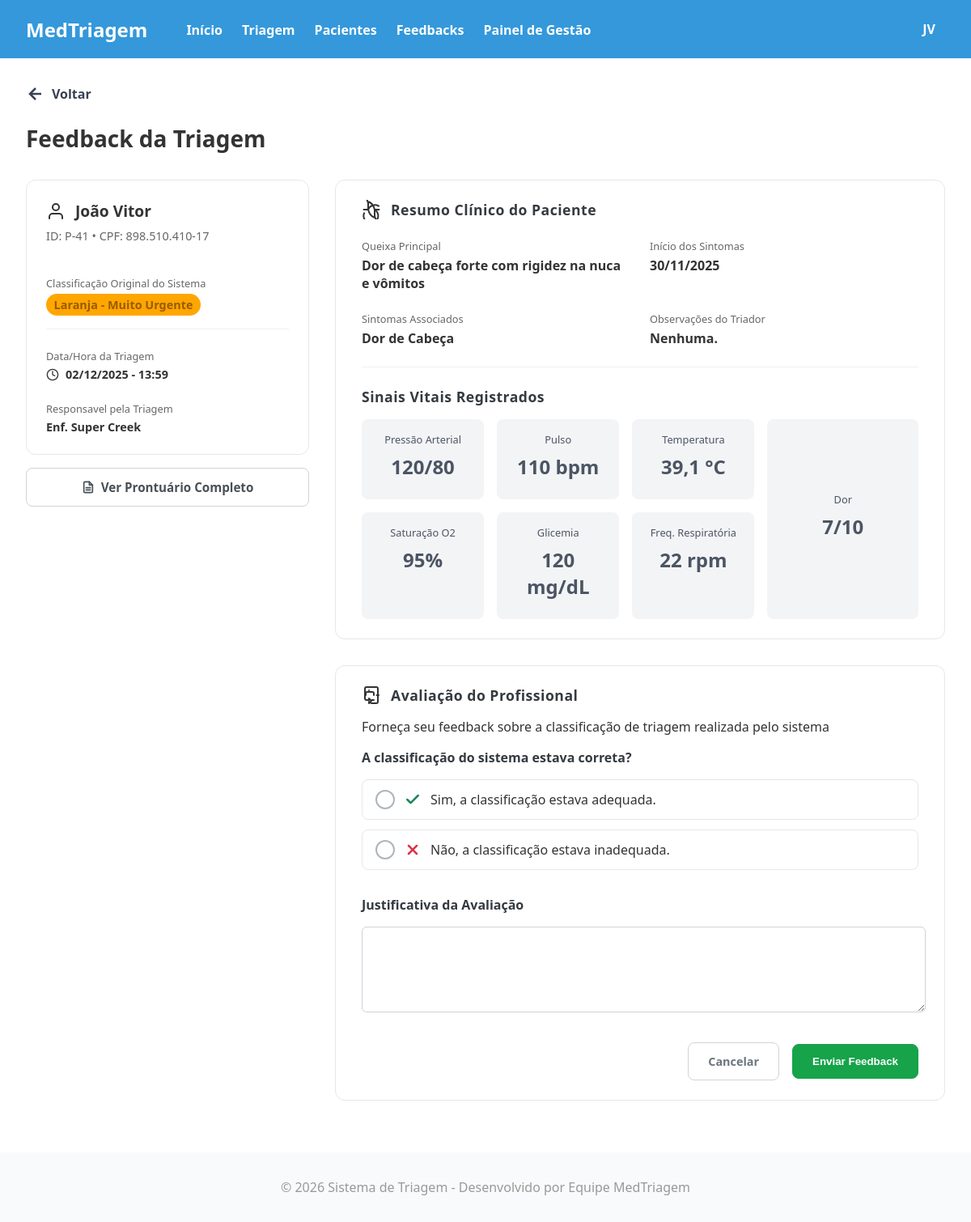
/master/paciente/41/feedback/ (signed in), run on the app's committed database.
### triagem/models.py (models this page shows, shortened)
class Paciente(models.Model):
    unidade_saude = models.ForeignKey(UnidadeSaude, on_delete=models.CASCADE, null=True) # Campo OBRIGATÓRIO
    Sexualidade = [
        ('Masculino', 'Masculino'),
        ('Feminino', 'Feminino'),
    ]
    Convenios = [
        ('SUS', 'SUS'),
        ('Unimed', 'Unimed'),
        ('Hapvida', 'Hapvida'),
        ('Amil', 'Amil'),
        ('Bradesco Saude', 'Bradesco Saude'),
    ]
    Status = [
        ('Pendente', 'Pendente'),
        ('Aguardando', 'Aguardando'),
        ('Em atendimento', 'Em atendimento'),
        ('Concluido', 'Concluido'),
    ]
    Sintomas = [
        ('Dor_Toracica', 'Dor Torácica / Aperto no Peito'),
        ('Falta_de_Ar', 'Falta de Ar / Dificuldade para Respirar'),
        ('Alteracao_Neurologica_Grave', 'Alteração de Consciência / Convulsão / Confusão'),
        ('Sangramento_Ativo', 'Sangramento Ativo / Vômito ou Fezes com Sangue'),
        ('Febre', 'Febre / Calafrios'),
        ('Dor_de_Cabeca', 'Dor de Cabeça'),
        ('Tontura_MalEstar', 'Tontura / Fraqueza / Mal-estar Geral'),
        ('Sintomas_Respiratorios_Leves', 'Tosse / Espirros / Dor de Garganta'),
        ('Dor_Abdominal', 'Dor Abdominal / Cólica'),
        ('Sintomas_Gastrointestinais', 'Náusea / Vômito / Diarreia'),
        ('Lesao_Trauma', 'Lesão / Trauma / Queda Recente'),
        ('Dor_Locomotora', 'Dor Muscular / Articular / Lombar'),
        ('Reacao_Alergica_Pele', 'Reação Alérgica / Erupção na Pele / Inchaço'),
        ('Queixa_Urinaria', 'Queixa Urinária (Dor ao urinar / Sangue na urina)'),
        ('Outro', 'Outro'),
    ]
    Risco = [
        ('Vermelho', 'Emergência'),
        ('Laranja', 'Muito Urgente'),
        ('Amarelo', 'Urgente'),
        ('Verde', 'Pouco Urgente'),
        ('Azul', 'Não Urgente'),
    ]
    Profissionais = [
        ('Clinica Medica', 'Clinica Medica'),
        ('Ortopedia', 'Ortopedia'),
        ('Pediatria', 'Pediatria'),
        ('Cardiologia', 'Cardiologia'),
        ('Neurologia', 'Neurologia'),
    ]
    nome = models.CharField(max_length=100)
    data_nascimento = models.DateField(verbose_name="Data de Nascimento")
    sexo = models.CharField(choices=Sexualidade, max_length=50)
    cpf = models.CharField(unique=True, max_length=14)
    convenio = models.CharField(choices=Convenios, max_length=50)
    nome_responsavel = models.CharField(max_length=100, blank=True, null=True, verbose_name="Nome do Responsável")
    cpf_responsavel = models.CharField(max_length=14, blank=True, null=True, verbose_name="CPF do Responsável")
    temperatura = models.FloatField(max_length=3)
    pressao_sistolica = models.CharField(max_length=3) # Valor maior
    pressao_diastolica = models.CharField(max_length=3) # Valor menor
    pulso = models.CharField(max_length=3)
    frequenciaRespiratoria = models.CharField(max_length=3)
    saturacao = models.CharField(max_length=3)
    glicemia = models.CharField(max_length=3)
    dor = models.IntegerField(validators=[MinValueValidator(0), MaxValueValidator(10)])
    queixa = models.CharField(max_length=1000)
    inicio_sintomas = models.DateField()
    sintomas_associados = models.CharField(choices=Sintomas, max_length=50)
    observacoes = models.CharField(blank=True, null=True, max_length=1000)
    classificacao = models.CharField(choices=Risco, max_length=50,blank=True, null=True)
    justificativa = models.CharField(max_length=255, blank=True, null=True)
    encaminhamento = models.CharField(choices=Profissionais, max_length=50,blank=True, null=True)
    status = models.CharField(max_length=30, choices=Status, default='Pendente',blank=True, null=True)
    hora_chegada = models.DateTimeField(default=timezone.now, blank=True)
    hora_inicio_atendimento = models.DateTimeField(null=True, blank=True)
    hora_fim_atendimento = models.DateTimeField(null=True, blank=True)
    atendente = models.ForeignKey(settings.AUTH_USER_MODEL, on_delete=models.PROTECT, related_name='pacientes_criados')
    medico_responsavel = models.ForeignKey(settings.AUTH_USER_MODEL, on_delete=models.SET_NULL, related_name='pacientes_atendidos', null=True, blank=True)
    @property
    def pressao_arterial(self):
        return f"{self.pressao_sistolica}/{self.pressao_diastolica}"

class CustomUser(AbstractUser):
    unidade_saude = models.ForeignKey(UnidadeSaude, on_delete=models.CASCADE, null=True) # Campo OBRIGATÓRIO
    class TipoUsuario(models.TextChoices):
        ATENDENTE = 'ATENDENTE', 'Atendente'
        MEDICO = 'MEDICO', 'Médico'
        ENFERMEIRO = 'ENFERMEIRO', 'Enfermeiro'
        ADMIN = 'ADMIN', 'Admin'
    UF_CHOICES = [
        ('AC', 'AC'), ('AL', 'AL'), ('AP', 'AP'), ('AM', 'AM'), ('BA', 'BA'),
        ('CE', 'CE'), ('DF', 'DF'), ('ES', 'ES'), ('GO', 'GO'), ('MA', 'MA'),
        ('MT', 'MT'), ('MS', 'MS'), ('MG', 'MG'), ('PA', 'PA'), ('PB', 'PB'),
        ('PR', 'PR'), ('PE', 'PE'), ('PI', 'PI'), ('RJ', 'RJ'), ('RN', 'RN'),
        ('RS', 'RS'), ('RO', 'RO'), ('RR', 'RR'), ('SC', 'SC'), ('SP', 'SP'),
        ('SE', 'SE'), ('TO', 'TO'),
    ]
    Especializacoes = [
        ('CLINICA_GERAL', 'Clínica Geral'),
        ('CARDIOLOGIA', 'Cardiologia'),
        ('ORTOPEDIA', 'Ortopedia'),
        ('PEDIATRIA', 'Pediatria'),
        ('NEUROLOGIA', 'Neurologia'),
        ('OUTRA', 'Outra')
    ]
    nome_completo = models.CharField(max_length=255)
    email = models.EmailField(unique=True)
    cpf = models.CharField(max_length=14, unique=True)
    telefone = models.CharField(max_length=20, blank=True, null=True)
    tipo_usuario = models.CharField(max_length=20, choices=TipoUsuario.choices, default=TipoUsuario.ATENDENTE)
    crm = models.CharField(max_length=20, blank=True, null=True, verbose_name="CRM (Apenas para Médicos)")
    especializacao = models.CharField(max_length=50, choices=Especializacoes,blank=True,null=True)
    coren = models.CharField(max_length=20, blank=True, null=True, verbose_name="COREN (Apenas para Téc. de Enfermagem)")
    uf_registro = models.CharField(max_length=2, choices=UF_CHOICES, blank=True, null=True, verbose_name="UF do Registro Profissional")
    foto_perfil = models.ImageField(upload_to='fotos_perfil/', default='fotos_perfil/default.jpg', null=True,blank=True,verbose_name="Foto de Perfil")
    USERNAME_FIELD = 'username'
    REQUIRED_FIELDS = ['email', 'nome_completo', 'cpf']

### triagem/views.py (the view)
# urls.py: path('paciente/<int:pk>/feedback/', feedback_view, name='dar_feedback'),
@login_required
def feedback_view(request, pk):
    unidade_atual = request.user.unidade_saude
    paciente = get_object_or_404(Paciente, pk=pk)
    if FeedbackTriagem.objects.filter(paciente=paciente, usuario=request.user, unidade_saude=unidade_atual).exists():
        messages.error(request, 'Você já enviou um feedback para este paciente.')
        return redirect('hosp:listar')
    if request.method == 'POST':
        form = FeedbackTriagemForm(request.POST)
        if form.is_valid():
            feedback = form.save(commit=False)
            feedback.paciente = paciente
            feedback.usuario = request.user
            feedback.save()
            messages.success(request, 'Feedback enviado com sucesso!')
            return redirect('hosp:listar')
    else:
        form = FeedbackTriagemForm()
    context = {
        'form': form,
        'paciente': paciente
    }
    return render(request, 'site/feedback_form.html', context)

### triagem/forms.py (shortened to what this page needs)
class FeedbackTriagemForm(forms.ModelForm):
    class Meta:
        model = FeedbackTriagem
        fields = ['triagem_correta', 'classificacao_correta', 'motivo']
        widgets = {
            'triagem_correta': forms.RadioSelect(choices=(
                (True, 'Sim, a classificação estava adequada.'),
                (False, 'Não, a classificação estava inadequada.')
            )),
            'classificacao_correta': forms.Select(attrs={'class': 'form-control'}),
            'motivo': forms.Textarea(attrs={'class': 'form-control', 'rows': 3}),
        }

### triagem/templates/site/feedback_form.html (shortened to what this page needs)
{% extends 'site/headerBase.html' %}
{% load static %}
{% block styles %}
    <link rel="stylesheet" href="{% static 'front/css/feedback.css' %}?v=3">
{% endblock %}
{% block content %}
<main class="feedback-container">
    <div class="feedback-header">
        <a class="btn-voltar" href="javascript:history.back()">
            <svg width="24" height="24" viewBox="0 0 24 24" fill="none" stroke="currentColor" stroke-width="2.5"><path d="M19 12H5"></path><polyline points="12 19 5 12 12 5"></polyline></svg>
            <span>Voltar</span>
        </a>
        <h2 class="header-title">Feedback da Triagem</h2>
    </div>
    <div class="feedback-grid">
        <div class="coluna-paciente">
            <aside class="patient-summary-card">
                <div class="summary-header">
                    <svg xmlns="http://www.w3.org/2000/svg" width="24" height="24" viewBox="0 0 24 24" fill="none" stroke="currentColor" stroke-width="2" stroke-linecap="round" stroke-linejoin="round"><path d="M20 21v-2a4 4 0 0 0-4-4H8a4 4 0 0 0-4 4v2"></path><circle cx="12" cy="7" r="4"></circle></svg>
                    <h3>{{ paciente.nome }}</h3>
                </div>
                <p class="summary-id-cpf">ID: P-{{ paciente.id }} &bull; CPF: {{ paciente.cpf }}</p>
                <div class="summary-item summary-item-bordered">
                    <label>Classificação Original do Sistema</label>
                    <span class="tag {{ paciente.classificacao|lower }}">
                        {{ paciente.classificacao }} - {{ paciente.get_classificacao_display }}
                    </span>
                </div>
                <div class="summary-item">
                    <label>Data/Hora da Triagem</label>
                    <span><svg xmlns="http://www.w3.org/2000/svg" width="16" height="16" viewBox="0 0 24 24" fill="none" stroke="currentColor" stroke-width="2" stroke-linecap="round" stroke-linejoin="round"><circle cx="12" cy="12" r="10"></circle><polyline points="12 6 12 12 16 14"></polyline></svg> {{ paciente.hora_chegada|date:"d/m/Y \- H:i" }}</span>
                </div>
                <div class="summary-item">
                    <label>Responsavel pela Triagem</label>
                    <span>Enf. {{ paciente.atendente.nome_completo }}</span>
                </div>
            </aside>
            <a href="{% url 'hosp:mostrar' paciente.id %}" class="btn-prontuario">
                <span>Ver Prontuário Completo</span>
            </a>
        </div>
        <div class="feedback-main-content">
            <div class="card">
                <div class="card-header-icon">
                    <h4>Resumo Clínico do Paciente</h4>
                </div>
                <div class="clinical-summary-grid">
                    <div><label>Queixa Principal</label><p>{{ paciente.queixa }}</p></div>
                    <div><label>Início dos Sintomas</label><p>{{ paciente.inicio_sintomas|date:"d/m/Y" }}</p></div>
                    <div><label>Sintomas Associados</label><p>{{ paciente.get_sintomas_associados_display }}</p></div>
                    <div><label>Observações do Triador</label><p>{{ paciente.observacoes|default:"Nenhuma." }}</p> </div>
                </div>
                <h4 class="sinais-vitais-title">Sinais Vitais Registrados</h4>
                <div class="sinais-vitais-grid-feedback">
                    <div class="vitais-main-grid">
                        <div class="vital-item-box vital-pressao">
                            <label>Pressão Arterial</label>
                            <span class="valor">{{ paciente.pressao_arterial }}</span>
                        </div>
                        <div class="vital-item-box vital-pulso">
                            <label>Pulso</label>
                            <span class="valor">{{ paciente.pulso }} bpm</span>
                        </div>
                        <div class="vital-item-box vital-temperatura">
                            <label>Temperatura</label>
                            <span class="valor">{{ paciente.temperatura }} °C</span>
                        </div>
                        <div class="vital-item-box vital-saturacao">
                            <label>Saturação O2</label>
                            <span class="valor">{{ paciente.saturacao }}%</span>
                        </div>
                        <div class="vital-item-box vital-glicemia">
                            <label>Glicemia</label>
                            <span class="valor">{{ paciente.glicemia }} mg/dL</span>
                        </div>
                        <div class="vital-item-box vital-respiratoria">
                            <label>Freq. Respiratória</label>
                            <span class="valor">{{ paciente.frequenciaRespiratoria }} rpm</span>
                        </div>
                    </div>
                    <div class="vital-item-box vital-item-dor-large vital-dor">
                        <label>Dor</label>
                        <span class="valor">{{ paciente.dor }}/10</span>
                    </div>
                </div>
            </div>
            <div class="card">
                <div class="card-header-icon">
                    <h4>Avaliação do Profissional</h4>
                </div>
                <p class="form-description">Forneça seu feedback sobre a classificação de triagem realizada pelo sistema</p>
                <form method="post" class="feedback-form">
                    <div class="form-group">
                        <label class="form-group-title">A classificação do sistema estava correta?</label>
                        <div class="radio-group">
                            {% for radio in form.triagem_correta %}
                            <label for="{{ radio.id_for_label }}" class="radio-label">
                                <span class="custom-radio"></span>
                                {% if radio.choice_label == 'Sim, a classificação estava adequada.' %}
                                    <span class="icon-avaliacao icon-sim">
                                        <svg width="20" height="20" viewBox="0 0 24 24" fill="none" stroke="currentColor" stroke-width="3" stroke-linecap="round" stroke-linejoin="round"><polyline points="20 6 9 17 4 12"></polyline></svg>
                                    </span>
                                {% elif radio.choice_label == 'Não, a classificação estava inadequada.' %}
                                    <span class="icon-avaliacao icon-nao">
                                        <svg width="20" height="20" viewBox="0 0 24 24" fill="none" stroke="currentColor" stroke-width="3" stroke-linecap="round" stroke-linejoin="round"><line x1="18" y1="6" x2="6" y2="18"></line><line x1="6" y1="6" x2="18" y2="18"></line></svg>
                                    </span>
                                {% endif %}
                                <span class="radio-text">{{ radio.choice_label }}</span>
                            </label>
                            {% endfor %}
                        </div>
                    </div>
                    <div class="form-group">
                        <label for="{{ form.motivo.id_for_label }}" class="form-group-title">Justificativa da Avaliação</label>
                        {{ form.motivo }}
                    </div>
                    <div class="form-actions">
                        <a href="javascript:history.back()" class="btn-cancelar">Cancelar</a>
                        <button type="submit" class="btn-submit-feedback">Enviar Feedback</button>
                    </div>
                </form>
            </div>
        </div>
    </div>
</main>
{% endblock %}

### triagem/static/front/css/base.css (style rules this page uses)
body { margin: 0; font-family: 'Segoe UI', Tahoma, Geneva, Verdana, sans-serif; background-color: #ffffff; color: #333; }
main { background-color: #ffffff; }

### data on the page
Paciente: nome "João Vitor", id "41", cpf "898.510.410-17", classificacao "Laranja", classificacao "Muito Urgente", hora_chegada "02/12/2025 - 13:59", atendente.nome_completo "Super Creek", queixa "Dor de cabeça forte com rigidez na nuca e vômitos", inicio_sintomas "30/11/2025", sintomas_associados "Dor de Cabeça", observacoes "Nenhuma.", pressao_arterial "120/80", pulso "110", temperatura "39,1", saturacao "95", glicemia "120", frequenciaRespiratoria "22", dor "7"

### other printed values
{{ radio.choice_label }} "Sim, a classificação estava adequada." "Não, a classificação estava inadequada."
